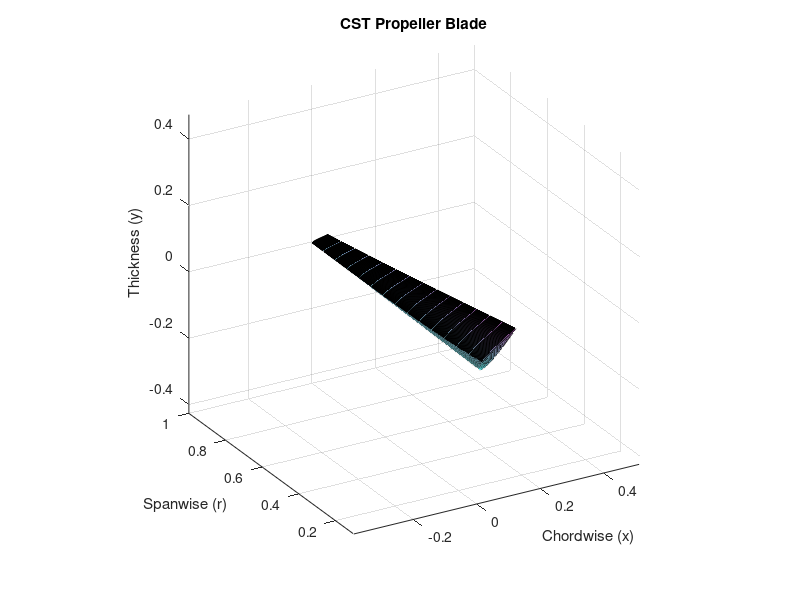
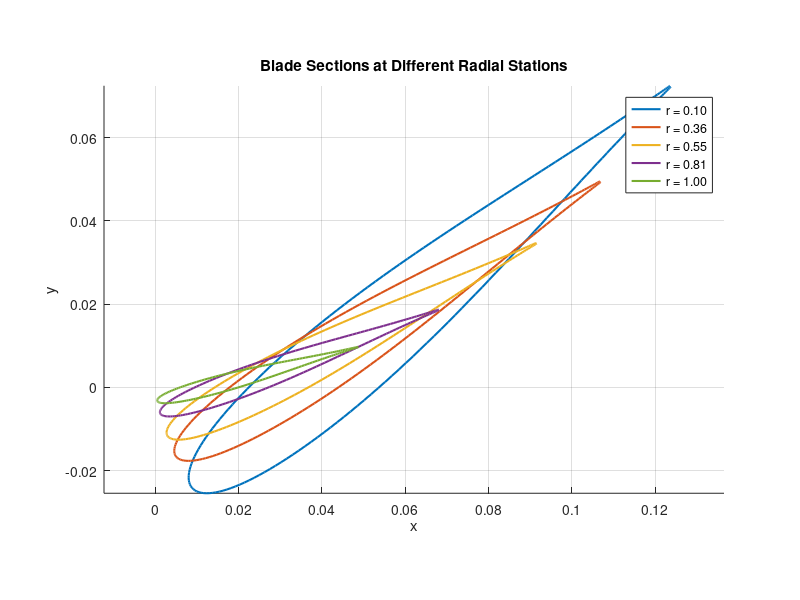

Here is the MATLAB script that generated these plots, in order:
%% CST Propeller Blade Parameterization
% Extends the 2D CST airfoil method to 3D propeller blade geometry.
% CST profiles are applied at multiple radial stations with chord,
% twist, and CST coefficient distributions along the span.
%
% References:
%   Kulfan, B.M., "Universal Parametric Geometry Representation Method",
%   Journal of Aircraft, Vol. 45, No. 1, 2008.

function cst_propeller()
    %% Main script
    clc; close all;

    % Blade parameters
    R_hub = 0.1;
    R_tip = 1.0;
    c_root = 0.15;
    c_tip = 0.05;
    twist_root = 40.0;  % degrees
    twist_tip = 15.0;   % degrees
    dz_te = 0.001;

    % CST coefficients at root and tip
    A_upper_root = [0.20, 0.18, 0.19, 0.17, 0.15, 0.12, 0.09];
    A_lower_root = [-0.20, -0.18, -0.19, -0.17, -0.15, -0.12, -0.09];
    A_upper_tip  = [0.12, 0.10, 0.11, 0.10, 0.08, 0.06, 0.04];
    A_lower_tip  = [-0.12, -0.10, -0.11, -0.10, -0.08, -0.06, -0.04];

    % Grid parameters
    n_sections = 15;
    n_points = 101;

    % Generate blade
    [X, Y, Z] = generate_blade(n_sections, n_points, ...
        R_hub, R_tip, c_root, c_tip, twist_root, twist_tip, ...
        A_upper_root, A_lower_root, A_upper_tip, A_lower_tip, dz_te);

    fprintf('=== CST Propeller Blade Parameterization ===\n');
    fprintf('Blade surface grid: [%d x %d]\n', size(X, 1), size(X, 2));
    fprintf('Radial range: %.2f to %.2f\n', Z(1, 1), Z(1, end));
    fprintf('Number of sections: %d\n', n_sections);
    fprintf('Points per section: %d\n', size(X, 1));

    % Plot 3D blade
    plot_blade_3d(X, Y, Z, 'CST Propeller Blade');

    % Plot sections
    plot_sections(X, Y, Z);
end

%% Class function
function C = class_func(x, N1, N2)
    if nargin < 2, N1 = 0.5; end
    if nargin < 3, N2 = 1.0; end
    C = x.^N1 .* (1 - x).^N2;
end

%% Shape function using Bernstein polynomials
function S = shape_func(x, A)
    n = length(A) - 1;
    S = zeros(size(x));
    for i = 0:n
        K = nchoosek(n, i);
        B = K .* x.^i .* (1 - x).^(n - i);
        S = S + A(i + 1) * B;
    end
end

%% Compute 2D CST section
function [y_upper, y_lower] = cst_2d_section(x, A_upper, A_lower, dz_te)
    if nargin < 4, dz_te = 0.0; end
    C = class_func(x, 0.5, 1.0);
    y_upper = C .* shape_func(x, A_upper) + x * dz_te;
    y_lower = C .* shape_func(x, A_lower) - x * dz_te;
end

%% Chord distribution
function chord = chord_dist(r, R_hub, R_tip, c_root, c_tip)
    eta = (r - R_hub) / (R_tip - R_hub);
    chord = c_root + (c_tip - c_root) * eta;
end

%% Twist distribution (linear, in degrees)
function twist = twist_dist(r, R_hub, R_tip, twist_root, twist_tip)
    eta = (r - R_hub) / (R_tip - R_hub);
    twist = twist_root + (twist_tip - twist_root) * eta;
end

%% Generate 3D blade geometry
function [X, Y, Z] = generate_blade(n_sections, n_points, ...
    R_hub, R_tip, c_root, c_tip, twist_root, twist_tip, ...
    A_upper_root, A_lower_root, A_upper_tip, A_lower_tip, dz_te)

    % Radial stations
    r = linspace(R_hub, R_tip, n_sections);
    eta = (r - R_hub) / (R_tip - R_hub);

    % Chordwise coordinates (cosine spacing)
    th = linspace(0, pi, n_points);
    x_norm = 0.5 * (1 - cos(th));

    % Distributions
    chords = chord_dist(r, R_hub, R_tip, c_root, c_tip);
    twists = twist_dist(r, R_hub, R_tip, twist_root, twist_tip);

    % Surface arrays
    n_surf = 2 * n_points - 1;  % upper + lower, shared TE
    X = zeros(n_surf, n_sections);
    Y = zeros(n_surf, n_sections);
    Z = zeros(n_surf, n_sections);

    for j = 1:n_sections
        % Interpolate CST coefficients
        A_upper = A_upper_root * (1 - eta(j)) + A_upper_tip * eta(j);
        A_lower = A_lower_root * (1 - eta(j)) + A_lower_tip * eta(j);

        % Generate 2D section
        [y_upper, y_lower] = cst_2d_section(x_norm, A_upper, A_lower, dz_te);

        % Scale by chord
        c = chords(j);
        x_sec = [fliplr(x_norm), x_norm(2:end)] * c;
        y_sec = [fliplr(y_upper), y_lower(2:end)] * c;

        % Apply twist (rotate about quarter-chord)
        twist_rad = deg2rad(twists(j));
        x_qc = 0.25 * c;
        x_rot = (x_sec - x_qc) * cos(twist_rad) - y_sec * sin(twist_rad) + x_qc;
        y_rot = (x_sec - x_qc) * sin(twist_rad) + y_sec * cos(twist_rad);

        X(:, j) = x_rot';
        Y(:, j) = y_rot';
        Z(:, j) = r(j);
    end
end

%% Plot 3D blade
function plot_blade_3d(X, Y, Z, fig_title)
    figure('Position', [100 100 900 700]);
    surf(X, Z, Y, 'FaceAlpha', 0.7, 'EdgeColor', 'k', 'LineWidth', 0.2);
    colormap('cool');
    xlabel('Chordwise (x)');
    ylabel('Spanwise (r)');
    zlabel('Thickness (y)');
    title(fig_title);
    axis equal;
    view([-30, 25]);
    grid on;
    light('Position', [1 1 1]);
    lighting gouraud;
end

%% Plot blade sections
function plot_sections(X, Y, Z)
    figure('Position', [100 100 800 500]);
    hold on;
    n_sec = size(X, 2);
    % Plot every few sections
    idx = round(linspace(1, n_sec, min(5, n_sec)));
    for k = 1:length(idx)
        j = idx(k);
        r_val = Z(1, j);
        plot(X(:, j), Y(:, j), 'LineWidth', 1.5, ...
            'DisplayName', sprintf('r = %.2f', r_val));
    end
    xlabel('x');
    ylabel('y');
    title('Blade Sections at Different Radial Stations');
    axis equal;
    legend('Location', 'best');
    grid on;
    hold off;
end
